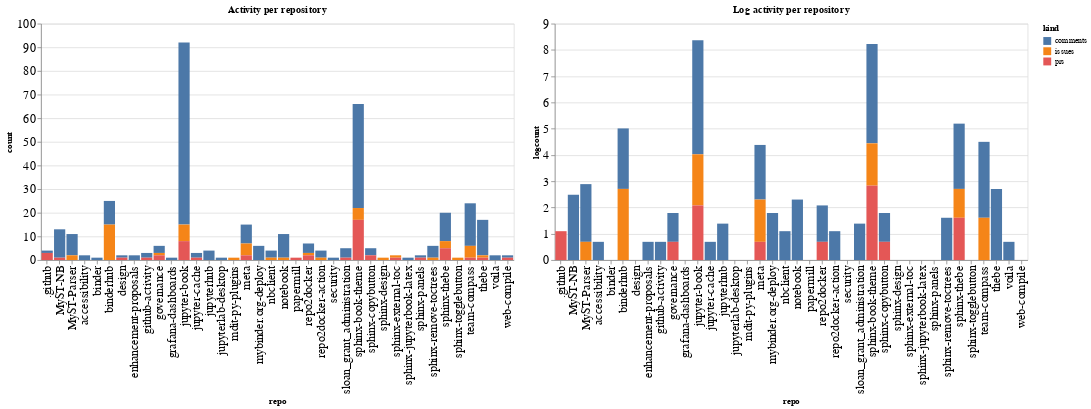

Here is the notebook cell this chart was saved with:
### Code cell
ch1 = alt.Chart(repo_summaries, width=600, title="Activity per repository").mark_bar().encode(
    x='repo',
    y='count',
    color='kind',
    tooltip="kind"
)

ch2 = alt.Chart(repo_summaries, width=600, title="Log activity per repository").mark_bar().encode(
    x='repo',
    y='logcount',
    color='kind',
    tooltip="kind"
)

ch1 | ch2

### Figure 1 — Vega-Lite specification as saved in the notebook (floating-point values rounded to 4 significant figures)
{"config": {"axisLeft": {"labelFontSize": 15}, "axisBottom": {"labelFontSize": 15}}, "hconcat": [{"mark": "bar", "encoding": {"color": {"type": "nominal", "field": "kind"}, "tooltip": {"type": "nominal", "field": "kind"}, "x": {"type": "nominal", "field": "repo"}, "y": {"type": "quantitative", "field": "count"}}, "title": "Activity per repository", "width": 600}, {"mark": "bar", "encoding": {"color": {"type": "nominal", "field": "kind"}, "tooltip": {"type": "nominal", "field": "kind"}, "x": {"type": "nominal", "field": "repo"}, "y": {"type": "quantitative", "field": "logcount"}}, "title": "Log activity per repository", "width": 600}], "data": {"name": "data-fc166cc5bca1f8138bceaf02b404dbc5"}, "$schema": "https://vega.github.io/schema/vega-lite/v4.8.1.json", "datasets": {"data-fc166cc5bca1f8138bceaf02b404dbc5": [{"repo": ".github", "kind": "comments", "count": 1, "logcount": 0.0}, {"repo": ".github", "kind": "prs", "count": 3, "logcount": 1.099}, {"repo": "MyST-NB", "kind": "comments", "count": 12, "logcount": 2.485}, {"repo": "MyST-NB", "kind": "prs", "count": 1, "logcount": 0.0}, {"repo": "MyST-Parser", "kind": "comments", "count": 9, "logcount": 2.197}, {"repo": "MyST-Parser", "kind": "issues", "count": 2, "logcount": 0.6931}, {"repo": "accessibility", "kind": "comments", "count": 2, "logcount": 0.6931}, {"repo": "binder", "kind": "comments", "count": 1, "logcount": 0.0}, {"repo": "binderhub", "kind": "comments", "count": 10, "logcount": 2.303}, {"repo": "binderhub", "kind": "issues", "count": 15, "logcount": 2.708}, {"repo": "design", "kind": "comments", "count": 1, "logcount": 0.0}, {"repo": "design", "kind": "prs", "count": 1, "logcount": 0.0}, {"repo": "enhancement-proposals", "kind": "comments", "count": 2, "logcount": 0.6931}, {"repo": "github-activity", "kind": "comments", "count": 2, "logcount": 0.6931}, {"repo": "github-activity", "kind": "prs", "count": 1, "logcount": 0.0}, {"repo": "governance", "kind": "comments", "count": 3, "logcount": 1.099}, {"repo": "governance", "kind": "issues", "count": 1, "logcount": 0.0}, {"repo": "governance", "kind": "prs", "count": 2, "logcount": 0.6931}, {"repo": "grafana-dashboards", "kind": "comments", "count": 1, "logcount": 0.0}, {"repo": "jupyter-book", "kind": "comments", "count": 77, "logcount": 4.344}, {"repo": "jupyter-book", "kind": "issues", "count": 7, "logcount": 1.946}, {"repo": "jupyter-book", "kind": "prs", "count": 8, "logcount": 2.079}, {"repo": "jupyter-cache", "kind": "comments", "count": 2, "logcount": 0.6931}, {"repo": "jupyter-cache", "kind": "prs", "count": 1, "logcount": 0.0}, {"repo": "jupyterhub", "kind": "comments", "count": 4, "logcount": 1.386}, {"repo": "jupyterlab-desktop", "kind": "comments", "count": 1, "logcount": 0.0}, {"repo": "mdit-py-plugins", "kind": "issues", "count": 1, "logcount": 0.0}, {"repo": "meta", "kind": "comments", "count": 8, "logcount": 2.079}, {"repo": "meta", "kind": "issues", "count": 5, "logcount": 1.609}, {"repo": "meta", "kind": "prs", "count": 2, "logcount": 0.6931}, {"repo": "mybinder.org-deploy", "kind": "comments", "count": 6, "logcount": 1.792}, {"repo": "nbclient", "kind": "comments", "count": 3, "logcount": 1.099}, {"repo": "nbclient", "kind": "issues", "count": 1, "logcount": 0.0}, {"repo": "notebook", "kind": "comments", "count": 10, "logcount": 2.303}, {"repo": "notebook", "kind": "issues", "count": 1, "logcount": 0.0}, {"repo": "papermill", "kind": "prs", "count": 1, "logcount": 0.0}, {"repo": "repo2docker", "kind": "comments", "count": 4, "logcount": 1.386}, {"repo": "repo2docker", "kind": "issues", "count": 1, "logcount": 0.0}, {"repo": "repo2docker", "kind": "prs", "count": 2, "logcount": 0.6931}, {"repo": "repo2docker-action", "kind": "comments", "count": 3, "logcount": 1.099}, {"repo": "repo2docker-action", "kind": "issues", "count": 1, "logcount": 0.0}, {"repo": "security", "kind": "comments", "count": 1, "logcount": 0.0}, {"repo": "sloan_grant_administration", "kind": "comments", "count": 4, "logcount": 1.386}, {"repo": "sloan_grant_administration", "kind": "prs", "count": 1, "logcount": 0.0}, {"repo": "sphinx-book-theme", "kind": "comments", "count": 44, "logcount": 3.784}, {"repo": "sphinx-book-theme", "kind": "issues", "count": 5, "logcount": 1.609}, {"repo": "sphinx-book-theme", "kind": "prs", "count": 17, "logcount": 2.833}, {"repo": "sphinx-copybutton", "kind": "comments", "count": 3, "logcount": 1.099}, {"repo": "sphinx-copybutton", "kind": "prs", "count": 2, "logcount": 0.6931}, {"repo": "sphinx-design", "kind": "issues", "count": 1, "logcount": 0.0}, {"repo": "sphinx-external-toc", "kind": "issues", "count": 1, "logcount": 0.0}, {"repo": "sphinx-external-toc", "kind": "prs", "count": 1, "logcount": 0.0}, {"repo": "sphinx-jupyterbook-latex", "kind": "comments", "count": 1, "logcount": 0.0}, {"repo": "sphinx-panels", "kind": "comments", "count": 1, "logcount": 0.0}, {"repo": "sphinx-panels", "kind": "prs", "count": 1, "logcount": 0.0}, {"repo": "sphinx-remove-toctrees", "kind": "comments", "count": 5, "logcount": 1.609}, {"repo": "sphinx-remove-toctrees", "kind": "issues", "count": 1, "logcount": 0.0}, {"repo": "sphinx-thebe", "kind": "comments", "count": 12, "logcount": 2.485}, {"repo": "sphinx-thebe", "kind": "issues", "count": 3, "logcount": 1.099}, {"repo": "sphinx-thebe", "kind": "prs", "count": 5, "logcount": 1.609}, {"repo": "sphinx-togglebutton", "kind": "issues", "count": 1, "logcount": 0.0}, {"repo": "team-compass", "kind": "comments", "count": 18, "logcount": 2.89}, {"repo": "team-compass", "kind": "issues", "count": 5, "logcount": 1.609}, {"repo": "team-compass", "kind": "prs", "count": 1, "logcount": 0.0}, {"repo": "thebe", "kind": "comments", "count": 15, "logcount": 2.708}, {"repo": "thebe", "kind": "issues", "count": 1, "logcount": 0.0}, {"repo": "thebe", "kind": "prs", "count": 1, "logcount": 0.0}, {"repo": "voila", "kind": "comments", "count": 2, "logcount": 0.6931}, {"repo": "web-compile", "kind": "comments", "count": 1, "logcount": 0.0}, {"repo": "web-compile", "kind": "prs", "count": 1, "logcount": 0.0}]}}
